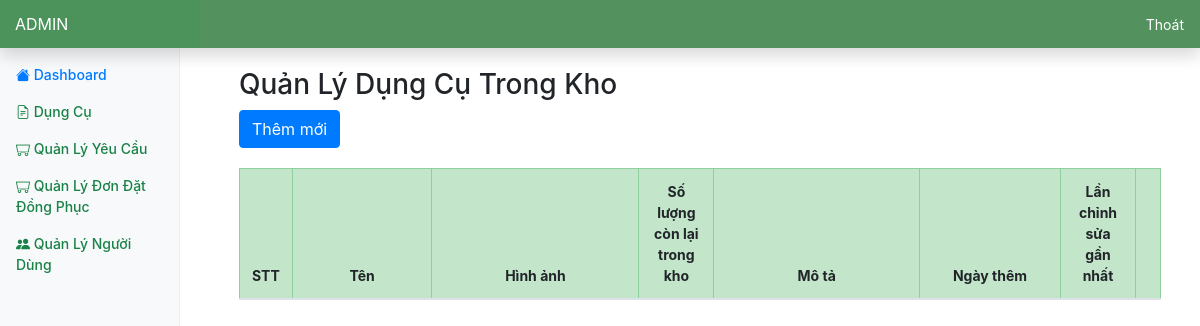
Page /admin/product/index.php on the earlier database version.
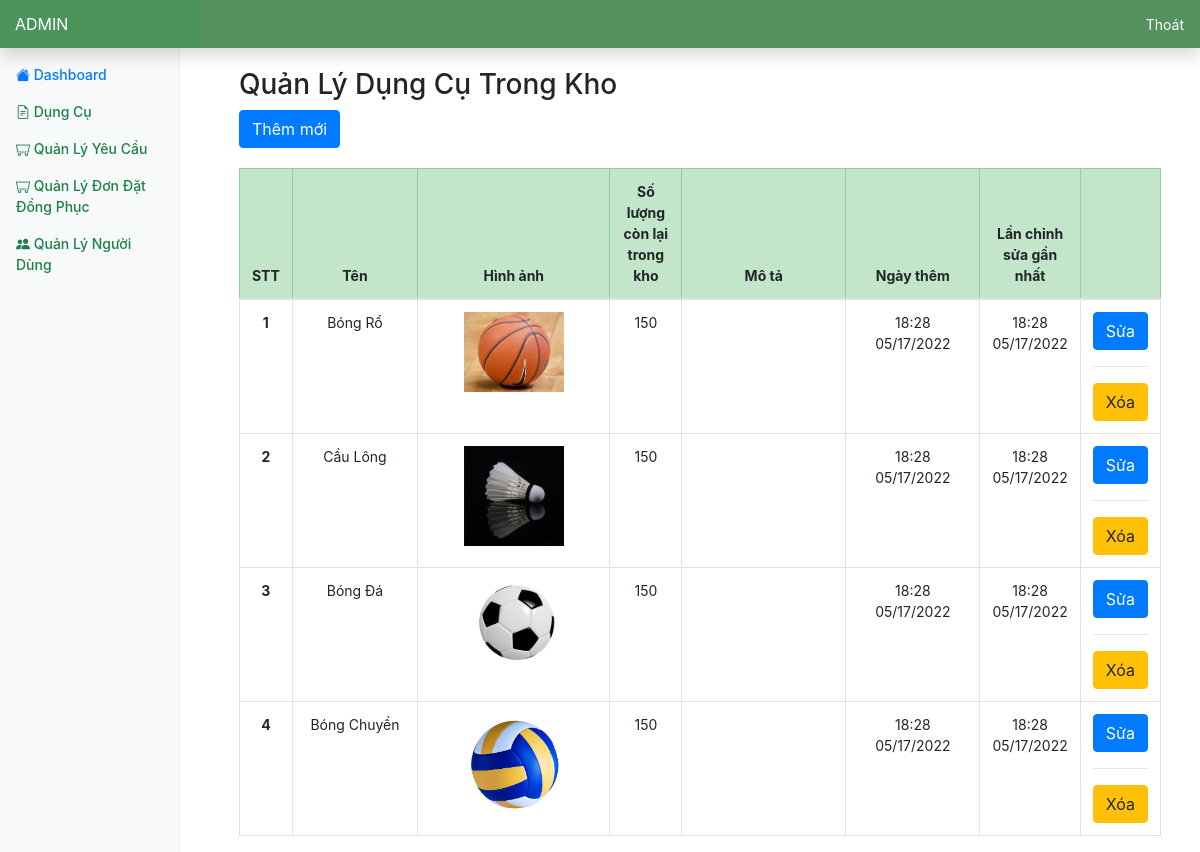
Same page on the later database version.
### tables this page shows
CREATE TABLE IF NOT EXISTS `Products` (
  `itemCode` INT UNSIGNED NOT NULL AUTO_INCREMENT,
  `itemName` VARCHAR(45) NOT NULL,
  `availableQuantity` INT UNSIGNED NOT NULL,
  `category` ENUM('SPORT_EQUIPMENT', 'UNIFORM') NOT NULL DEFAULT 'SPORT_EQUIPMENT',
  `primaryImage` VARCHAR(255),
  `description` TEXT(100) NULL,
  `createdAt` DATETIME NOT NULL DEFAULT NOW(),
  `modifiedAt` TIMESTAMP NOT NULL DEFAULT CURRENT_TIMESTAMP() ON UPDATE CURRENT_TIMESTAMP,
  PRIMARY KEY (`itemCode`))
AUTO_INCREMENT = 1;

### database/manager.php (called while the page is built, shortened)
<?php
include_once("$root_dir/includes/utilities.php");
function get_db_connection() {
    $connection = mysqli_connect(HOSTNAME, USERNAME, PASSWORD, DATABASE);
    return $connection ? $connection : die("Connection failed: " . mysqli_connect_error());
}
function run_mysql_query(string $query) {
    $connection = get_db_connection();
    $query = str_replace("\\", "", $query);
	mysqli_set_charset($connection, 'utf8mb4');
    $result = mysqli_query($connection, $query);
    return $result;
}
function get_uploaded_image_link($file_name) {
    return UPLOADED_IMAGE_DIR . $file_name;
}

### includes/utilities.php (called while the page is built, shortened)
<?php
function format_datetime_to_display(string $mysql_datetime) : string {
	return date_create($mysql_datetime)->format('H:i m/d/Y');
}

### admin/product/index.php (the view, shortened to what this page needs)
<?php
$root_dir = '../..';
require_once("$root_dir/admin/layouts/header.php");
$query = "SELECT * FROM Products WHERE category = '".SPORT_EQUIPMENT."'";
$result = run_mysql_query($query)->fetch_all(MYSQLI_ASSOC);
?>
	<div class="col-md-12 table-responsive" style="margin-top: 20px;">
		<h3>Quản Lý Dụng Cụ Trong Kho</h3>
		<button class="btn btn-primary" onclick="window.location.href='./upload.php'">Thêm mới</button>
		<table class="table table-bordered table-hover" style="margin-top: 20px; text-align: center;">
			<thead class="table-success">
				<tr>
                    <th class=" ">STT</th>
					<th class="col-sm-2 ">Tên</th>
					<th class="col-sm-3 ">Hình ảnh</th>
					<th class="col-sm-1 ">Số lượng còn lại trong kho</th>
					<th class="col-sm-3 ">Mô tả</th>
					<th class="col-sm-2 ">Ngày thêm</th>
					<th class="col-sm-2 ">Lần chỉnh sửa gần nhất</th>
					<th class="col-sm-2 "></th>
				</tr>
			</thead>
			<tbody>
<?php
	$index = 0;
	foreach($result as $item) {
		?>
		<tr>
			<th><?=(++$index)?></th>
			<td><?=$item['itemName']?></td>
			<td><img src="<?=get_uploaded_image_link($item['primaryImage'])?>" style="width: 100px"></td>
			<td><?=$item['availableQuantity']?></td>
			<td><?=$item['description']?></td>
			<td><?=format_datetime_to_display($item['createdAt'])?></td>
			<td><?=format_datetime_to_display($item['modifiedAt'])?></td>
			<td>
				<button type="button" class="btn btn-primary" style="overflow: hidden;">Sửa</button>
				<hr>
				<button type="button" class="btn btn-warning" style="overflow: hidden;">Xóa</button>
			</td>
		</tr>
		<?php
	}
?>
			</tbody>
		</table>
	</div>
<?php
	require_once('../layouts/footer.php');
?>

### admin/layouts/header.php (shortened to what this page needs)
<?php
  require_once($root_dir.'/includes/utilities.php');
  require_once($root_dir.'/database/manager.php');
?>
<!DOCTYPE html>
<html>
<head>
  <?php include_once($root_dir.'/includes/headtag.php'); ?>
  <link rel="stylesheet" type="text/css" href="<?=$root_dir?>/assets/css/style.css">
</head>
<body>
<nav class="navbar fixed-top flex-md-nowrap p-0 shadow" style="background: #53925f;">
  <a class="navbar-brand col-sm-3 col-md-2 mr-0" href="#" style="color:white; ">ADMIN</a>
  <ul class="navbar-nav px-3">
    <li class="nav-item text-nowrap">
      <a class="nav-link " style="color: white;" href="<?=$root_dir?>/account/logout.php">Thoát</a>
    </li>
  </ul>
</nav>
<div class="container-fluid">
  <div class="row">
    <nav class="col-md-2 d-none d-md-block bg-light sidebar" style="width: 15%;">
      <div class="sidebar-sticky">
        <ul class="nav flex-column">
          <li class="nav-item">
            <a class="nav-link active" href="<?=$root_dir?>/admin">
              <i class="bi bi-house-fill"></i>
              Dashboard
            </a>
          </li>
          <li class="nav-item">
            <a class="nav-link" href="<?=$root_dir?>/admin/product">
              <i class="bi bi-file-earmark-text"></i>
              Dụng Cụ
            </a>
          </li>
          <li class="nav-item">
            <a class="nav-link" href="<?=$root_dir?>/admin/request">
              <i class="bi bi-minecart" ></i>
              Quản Lý Yêu Cầu
            </a>
          </li>
          <li class="nav-item">
            <a class="nav-link" href="<?=$root_dir?>/admin/order">
              <i class="bi bi-minecart" ></i>
              Quản Lý Đơn Đặt Đồng Phục
            </a>
          </li>
          <li class="nav-item">
            <a class="nav-link" href="<?=$root_dir?>/admin/user">
              <i class="bi bi-people-fill"></i>
              Quản Lý Người Dùng
            </a>
          </li>
        </ul>
      </div>
    </nav>
    <main role="main" class="col-md-9 ml-sm-auto col-lg-10 px-4">

### includes/headtag.php (shortened to what this page needs)
<link rel="stylesheet" href="https://maxcdn.bootstrapcdn.com/bootstrap/4.4.1/css/bootstrap.min.css">
<link rel="stylesheet" href="https://cdn.jsdelivr.net/npm/bootstrap-icons@1.6.1/font/bootstrap-icons.css">

### admin/layouts/footer.php
        </main>
    </div>
</div>
</body>
</html>

### assets/css/style.css (style rules this page uses)
body { font-size: .875rem; }
.sidebar { position: fixed; top: 0; bottom: 0; left: 0; z-index: 100; padding: 48px 0 0; box-shadow: inset -1px 0 0 rgba(78, 184, 113, 0.1); }
.sidebar-sticky { position: relative; top: 0; height: calc(100vh - 48px); padding-top: .5rem; overflow-x: hidden; overflow-y: auto; }
.sidebar .nav-link { font-weight: 500; color: rgb(25, 130, 71); }
.sidebar .nav-link.active { color: #007bff; }
[role="main"] { padding-top: 48px; }
.navbar-brand { padding-top: .75rem; padding-bottom: .75rem; font-size: 1rem; background-color: rgba(56, 148, 82, 0.25); box-shadow: inset -1px 0 0 rgba(58, 153, 101, 0.25); }

Differences in the rows shown:
now on this page (row edited): products: itemName "Bóng Rổ", primaryImage (picture), availableQuantity "150", createdAt "18:28 05/17/2022", modifiedAt "18:28 05/17/2022"
now on this page (row edited): products: itemName "Cầu Lông", primaryImage (picture), availableQuantity "150", createdAt "18:28 05/17/2022", modifiedAt "18:28 05/17/2022"
now on this page (row edited): products: itemName "Bóng Đá", primaryImage (picture), availableQuantity "150", createdAt "18:28 05/17/2022", modifiedAt "18:28 05/17/2022"
now on this page (row edited): products: itemName "Bóng Chuyền", primaryImage (picture), availableQuantity "150", createdAt "18:28 05/17/2022", modifiedAt "18:28 05/17/2022"
